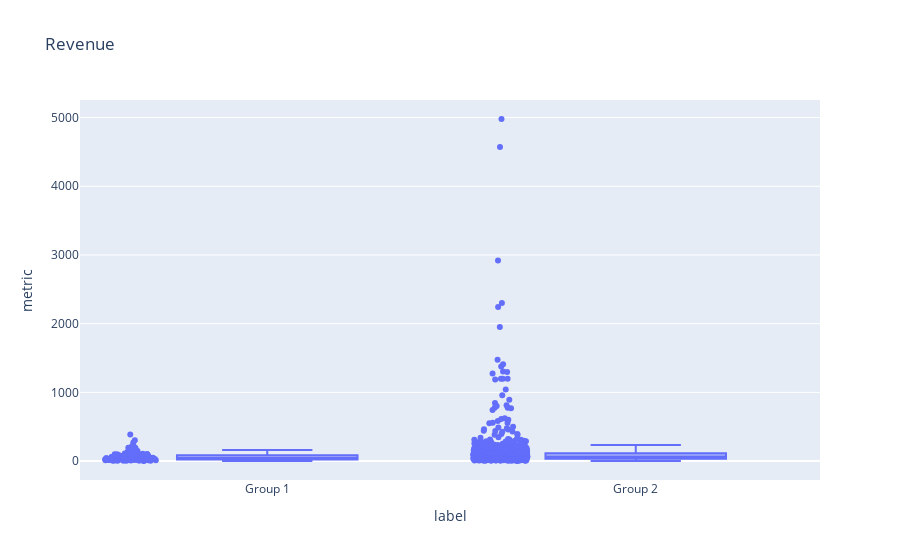
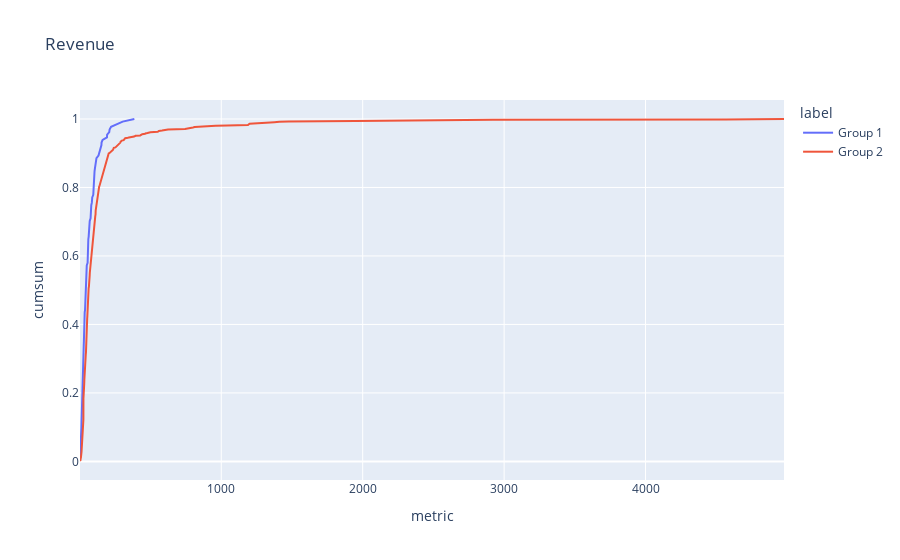
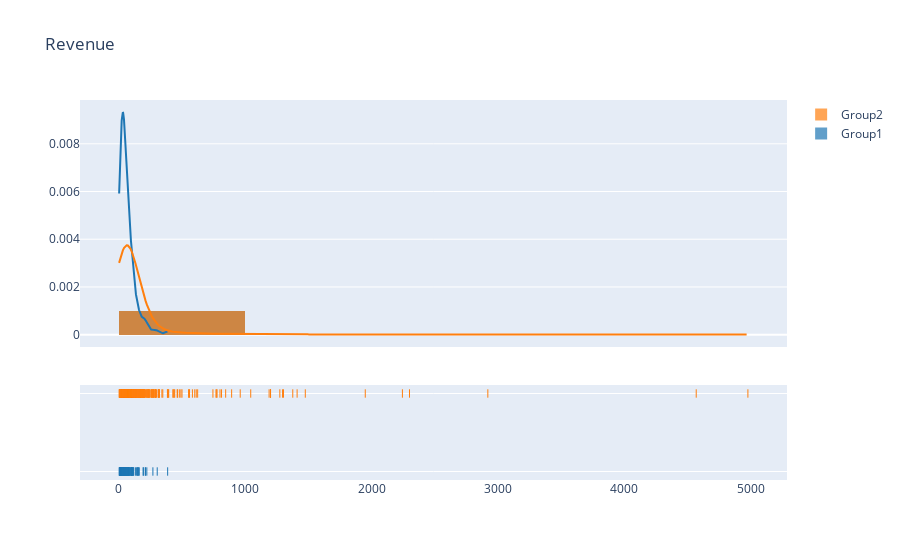

The cell these charts' notebook holds for them, in order:
### Code cell
from ipynb.fs.full.main import run_device_analytics
import pandas as pd
df = pd.read_excel('Analytics 1 Master View Sales Performance 20230501-20230630.xlsx',sheet_name='Dataset1')
df = df.iloc[:-1,:]

def test_main():
    j,k, h = run_device_analytics(df)
    assert h == -70.81432840479418


test_main()

### Figure 1 — Plotly figure (JSON) as saved in the notebook; plotly's stock layout.template omitted (floating-point values rounded to 4 significant figures; data arrays with more than 128 entries replaced by an {"elided": "..."} marker saying what was removed)
{"data": [{"alignmentgroup": "True", "boxpoints": "all", "hovertemplate": "label=%{x}<br>metric=%{y}<extra></extra>", "legendgroup": "", "marker": {"color": "#636efa"}, "name": "", "notched": false, "offsetgroup": "", "orientation": "v", "showlegend": false, "type": "box", "x": {"elided": "987 str values"}, "x0": " ", "xaxis": "x", "y": {"elided": "987 float values"}, "y0": " ", "yaxis": "y"}], "layout": {"boxmode": "group", "legend": {"tracegroupgap": 0}, "title": {"text": "Revenue"}, "xaxis": {"anchor": "y", "domain": [0, 1], "title": {"text": "label"}}, "yaxis": {"anchor": "x", "domain": [0, 1], "title": {"text": "metric"}}}}

### Figure 2 — Plotly figure (JSON) as saved in the notebook; plotly's stock layout.template omitted (floating-point values rounded to 4 significant figures; data arrays with more than 128 entries replaced by an {"elided": "..."} marker saying what was removed)
{"data": [{"hovertemplate": "label=Group 1<br>metric=%{x}<br>cumsum=%{y}<extra></extra>", "legendgroup": "Group 1", "line": {"color": "#636efa", "dash": "solid"}, "marker": {"symbol": "circle"}, "mode": "lines", "name": "Group 1", "orientation": "v", "showlegend": true, "type": "scatter", "x": [1.5, 5, 5.5, 6, 7, 9.5, 10, 11.2, 12, 13, 13.6, 14, 14.4, 14.5, 15, 16, 18, 19, 20, 21, 22, 23, 24, 25.6, 28, 28.8, 29, 30, 31, 32, 33.6, 34.4, 37, 37.6, 39.75, 40, 41, 42.4, 42.8, 44, 44.8, 45, 45.6, 45.7, 48, 48.4, 49, 55, 55.2, 55.5, 58, 59.2, 60, 62.5, 63, 68, 69, 69.5, 70, 76, 76.8, 77, 77.6, 77.75, 81, 85, 86, 87.75, 95, 96, 97, 98, 99, 100, 102.4, 103.2, 104, 106.5, 110.4, 112.4, 113, 117.6, 132, 138, 146, 148, 152.8, 153.6, 161, 192, 193, 208, 210.4, 220.8, 268.8, 303, 385.5], "xaxis": "x", "y": [0.007634, 0.03053, 0.03817, 0.0458, 0.06107, 0.0687, 0.0916, 0.09924, 0.1145, 0.1221, 0.1298, 0.145, 0.1527, 0.1603, 0.1756, 0.1832, 0.1985, 0.2137, 0.2443, 0.2519, 0.2595, 0.2672, 0.2824, 0.2901, 0.3435, 0.3511, 0.3588, 0.3969, 0.4046, 0.4122, 0.4275, 0.4351, 0.4427, 0.4504, 0.458, 0.4656, 0.4733, 0.4809, 0.4885, 0.5038, 0.5115, 0.5267, 0.5344, 0.5496, 0.5573, 0.5649, 0.5725, 0.5802, 0.5954, 0.6031, 0.6107, 0.626, 0.6489, 0.6565, 0.6641, 0.6718, 0.6794, 0.687, 0.7023, 0.7099, 0.7176, 0.7252, 0.7328, 0.7405, 0.7481, 0.7557, 0.7634, 0.771, 0.7786, 0.7939, 0.8015, 0.8092, 0.8168, 0.8244, 0.8321, 0.8397, 0.8473, 0.855, 0.8626, 0.8702, 0.8779, 0.8855, 0.8931, 0.9008, 0.9084, 0.916, 0.9237, 0.9313, 0.9389, 0.9466, 0.9542, 0.9618, 0.9695, 0.9771, 0.9847, 0.9924, 1], "yaxis": "y"}, {"hovertemplate": "label=Group 2<br>metric=%{x}<br>cumsum=%{y}<extra></extra>", "legendgroup": "Group 2", "line": {"color": "#EF553B", "dash": "solid"}, "marker": {"symbol": "circle"}, "mode": "lines", "name": "Group 2", "orientation": "v", "showlegend": true, "type": "scatter", "x": {"elided": "372 float values"}, "xaxis": "x", "y": {"elided": "372 float values"}, "yaxis": "y"}], "layout": {"legend": {"title": {"text": "label"}, "tracegroupgap": 0}, "title": {"text": "Revenue"}, "xaxis": {"anchor": "y", "domain": [0, 1], "title": {"text": "metric"}}, "yaxis": {"anchor": "x", "domain": [0, 1], "title": {"text": "cumsum"}}}}

### Figure 3 — Plotly figure (JSON) as saved in the notebook; plotly's stock layout.template omitted (floating-point values rounded to 4 significant figures; data arrays with more than 128 entries replaced by an {"elided": "..."} marker saying what was removed)
{"data": [{"autobinx": false, "histnorm": "probability density", "legendgroup": "Group1", "marker": {"color": "rgb(31, 119, 180)"}, "name": "Group1", "opacity": 0.7, "type": "histogram", "x": {"elided": "131 float values"}, "xaxis": "x", "xbins": {"end": 385.5, "size": 1000, "start": 1.5}, "yaxis": "y"}, {"autobinx": false, "histnorm": "probability density", "legendgroup": "Group2", "marker": {"color": "rgb(255, 127, 14)"}, "name": "Group2", "opacity": 0.7, "type": "histogram", "x": {"elided": "856 float values"}, "xaxis": "x", "xbins": {"end": 4979, "size": 1000, "start": 1.2}, "yaxis": "y"}, {"legendgroup": "Group1", "marker": {"color": "rgb(31, 119, 180)"}, "mode": "lines", "name": "Group1", "showlegend": false, "type": "scatter", "x": {"elided": "500 float values"}, "xaxis": "x", "y": {"elided": "500 float values"}, "yaxis": "y"}, {"legendgroup": "Group2", "marker": {"color": "rgb(255, 127, 14)"}, "mode": "lines", "name": "Group2", "showlegend": false, "type": "scatter", "x": {"elided": "500 float values"}, "xaxis": "x", "y": {"elided": "500 float values"}, "yaxis": "y"}, {"legendgroup": "Group1", "marker": {"color": "rgb(31, 119, 180)", "symbol": "line-ns-open"}, "mode": "markers", "name": "Group1", "showlegend": false, "type": "scatter", "x": {"elided": "131 float values"}, "xaxis": "x", "y": {"elided": "131 str values"}, "yaxis": "y2"}, {"legendgroup": "Group2", "marker": {"color": "rgb(255, 127, 14)", "symbol": "line-ns-open"}, "mode": "markers", "name": "Group2", "showlegend": false, "type": "scatter", "x": {"elided": "856 float values"}, "xaxis": "x", "y": {"elided": "856 str values"}, "yaxis": "y2"}], "layout": {"barmode": "overlay", "hovermode": "closest", "legend": {"traceorder": "reversed"}, "title": {"text": "Revenue"}, "xaxis": {"anchor": "y2", "domain": [0, 1], "zeroline": false}, "yaxis": {"anchor": "free", "domain": [0.35, 1], "position": 0}, "yaxis2": {"anchor": "x", "domain": [0, 0.25], "dtick": 1, "showticklabels": false}}}
